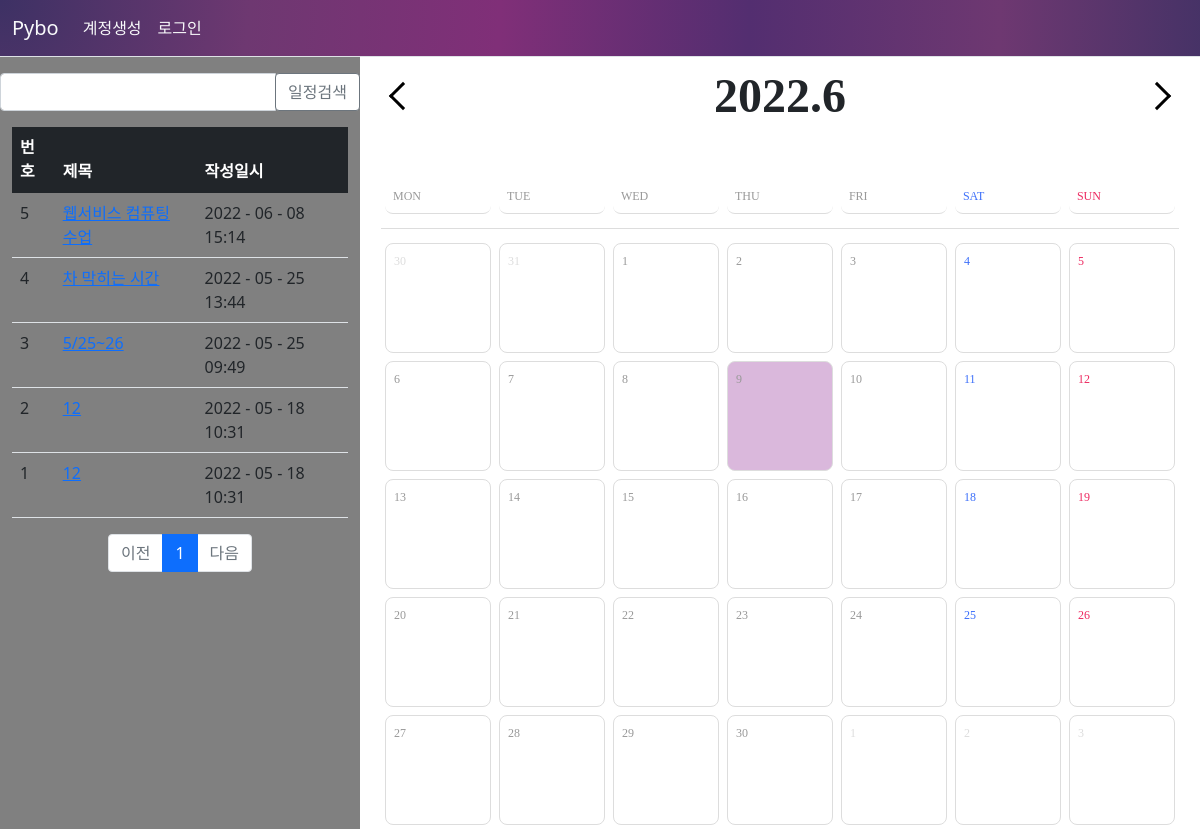
The app's page /schedule/list/, older data.
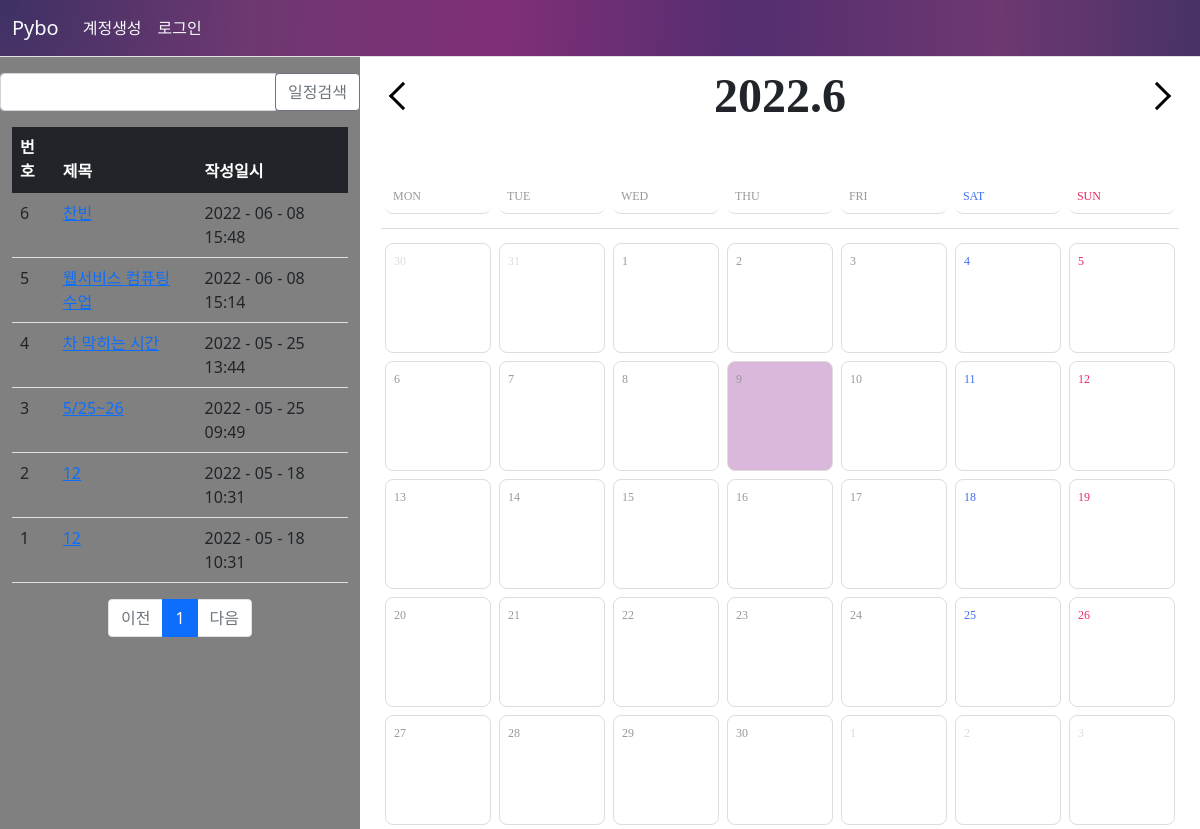
The same page, newer data.
### pybo/models.py (models this page shows)
class Schedule(db.Model):
    id = db.Column(db.Integer, primary_key=True)
    create_date = db.Column(db.DateTime(), nullable=False)
    creator_id = db.Column(db.Integer, db.ForeignKey('user.id', ondelete='CASCADE'), nullable=False)
    creator = db.relationship('User', backref=db.backref('schedule_set'))
    start_date = db.Column(db.DateTime(), nullable=False)
    end_date = db.Column(db.DateTime(), nullable=False)
    subject = db.Column(db.String(200), nullable=False)
    content = db.Column(db.Text(), nullable=False)

### pybo/views/schedule_views.py (the view, shortened to what this page needs)
@bp.route('/list/')
def _list():
    page = request.args.get('page', type=int, default=1)
    kw = request.args.get('kw', type=str, default='')
    schedule_list = Schedule.query.order_by(Schedule.create_date.desc())
    schedule_list = schedule_list.paginate(page, per_page=10)
    return render_template('schedule/schedule_list.html', schedule_list=schedule_list, page=page, kw=kw)

### pybo/filter.py (called while the page is built)
def format_datetime(value, fmt='%Y - %m - %d　%H:%M'):
    return value.strftime(fmt)

### pybo/views/auth_views.py (called while the page is built)
@bp.before_app_request
def load_logged_in_user():
    user_id = session.get('user_id')
    if user_id is None:
        g.user = None
    else:
        g.user = User.query.get(user_id)

### pybo/templates/schedule/schedule_list.html (shortened to what this page needs)
{% extends 'base.html' %}
{% block content %}
<link rel="stylesheet" href="{{ url_for('static', filename='calender.css') }}">
<div class="container2">
    <aside class="container2__sidebar">
        <div class="row justify-content-end my-3">
            <div class="col-4 input-group">
                <input type="text" class="form-control kw" value="{{ kw or '' }}">
                <div class="input-group-append">
                    <button class="btn btn-outline-secondary" type="button" id="btn_search" style="background-color:white">일정검색</button>
                </div>
            </div>
        </div>
        <div class="container my-3">
    <table class="table">
        <thead>
        <tr class="table-dark">
            <th>번호</th>
            <th>제목</th>
            <th>작성일시</th>
        </tr>
        </thead>
        <tbody>
        {% if schedule_list %}
        {% for schedule in schedule_list.items %}
        <tr>
            <td>{{ schedule_list.total - ((schedule_list.page-1) * schedule_list.per_page) - loop.index0 }}</td>
            <td>
                <a href="{{ url_for('schedule.detail', schedule_id=schedule.id) }}">{{ schedule.subject }}</a>
            </td>
            <td>{{ schedule.create_date|datetime }}</td>
        </tr>
        {% endfor %}
        {% else %}
        <tr>
            <td colspan="3">질문이 없습니다.</td>
        </tr>
        {% endif %}
        </tbody>
    </table>
    <ul class="pagination justify-content-center">
        {% if schedule_list.has_prev %}
        <li class="page-item">
            <a class="page-link" href="?page={{ schedule_list.prev_num }}">이전</a>
        </li>
        {% else %}
        <li class="page-item disabled">
            <a class="page-link" tabindex="-1" aria-disabled="true" href="javascript:void(0)">이전</a>
        </li>
        {% endif %}
        {% for page_num in schedule_list.iter_pages() %}
        {% if page_num %}
        {% if page_num != schedule_list.page %}
        <li class="page-item">
            <a class="page-link" href="?page={{ page_num }}">{{ page_num }}</a>
        </li>
        {% else %}
        <li class="page-item active" aria-current="page">
            <a class="page-link" href="javascript:void(0)">{{ page_num }}</a>
        </li>
        {% endif %}
        {% else %}
        <li class="disabled">
            <a class="page-link" href="javascript:void(0)">...</a>
        </li>
        {% endif %}
        {% endfor %}
        {% if schedule_list.has_next %}
        <li class="page-item">
            <a class="page-link" href="?page={{ schedule_list.next_num }}">다음</a>
        </li>
        {% else %}
        <li class="page-item disabled">
            <a class="page-link" tabindex="-1" aria-disabled="true" href="javascript:void(0)">다음</a>
        </li>
        {% endif %}
    </ul>
</div>
    </aside>
    <main class="container2__main">
        <div class="sec_cal">
          <div class="cal_nav">
            <a href="javascript:;" class="nav-btn go-prev">prev</a>
            <div class="year-month"></div>
            <a href="javascript:;" class="nav-btn go-next">next</a>
          </div>
          <div class="cal_wrap">
            <div class="days">
              <div class="day">MON</div>
              <div class="day">TUE</div>
              <div class="day">WED</div>
              <div class="day">THU</div>
              <div class="day">FRI</div>
              <div class="day">SAT</div>
              <div class="day">SUN</div>
            </div>
            <div class="dates"></div>
          </div>
        </div>
    </main>
</div>
{% endblock %}

### pybo/templates/base.html (shortened to what this page needs)
<!DOCTYPE html>
<html lang="ko">
<head>
    <link rel="stylesheet" href="{{ url_for('static', filename='bootstrap.min.css') }}">
    <link rel="stylesheet" href="{{ url_for('static', filename='style.css') }}">
</head>
<body>
    {% include "navbar.html" %}
    {% block content %}
    {% endblock %}
</body>
</html>

### pybo/templates/navbar.html (shortened to what this page needs)
    <nav class="navbar navbar-expand-lg navbar-light bg-light border-bottom grdnt">
        <div class="container-fluid">
            <a class="navbar-brand text-light" href="{{ url_for('main.index')}}">Pybo</a>
            <div class="collapse navbar-collapse" id="navbarSupportedContent">
                {% if g.user %}
                <ul class="navbar-nav">
                    <li class="nav-item">
                        <a class="nav-link text-light" href="{{  url_for('auth.logout') }}">{{ g.user.username }} (로그아웃)</a>
                    </li>
                    <li class="nav-item">
                        <a class="nav-link text-light" href="{{  url_for('schedule._list') }}">일정목록</a>
                    </li>
                    <li class="nav-item">
                        <a class="nav-link text-light" href="{{  url_for('schedule.create') }}">일정등록</a>
                    </li>
                </ul>
                {% else %}
                <ul class="navbar-nav me-auto mb-lg-0">
                    <li class="nav-item">
                        <a class="nav-link text-light" href="{{  url_for('auth.signup') }}">계정생성</a>
                    </li>
                    <li class="nav-item">
                        <a class="nav-link text-light" href="{{  url_for('auth.login') }}">로그인</a>
                    </li>
                </ul>
                {% endif %}
            </div>
        </div>
    </nav>

### pybo/static/calender.css (style rules this page uses)
.sec_cal { width: 95%; margin: 0 auto; font-family: "NotoSansR"; }
.sec_cal .cal_nav { display: flex; justify-content: center; align-items: center; font-weight: 700; font-size: 48px; line-height: 78px; }
.sec_cal .cal_nav .year-month { width: 300px; text-align: center; line-height: 1; width: 100%; }
.sec_cal .cal_nav .go-prev, .sec_cal .cal_nav .go-next { display: block; width: 50px; height: 78px; font-size: 0; display: flex; justify-content: center; align-items: center; }
.sec_cal .cal_nav .go-prev::before, .sec_cal .cal_nav .go-next::before { content: ""; display: block; width: 20px; height: 20px; border: 3px solid #000; border-width: 3px 3px 0 0; transition: border 0.1s; }
.sec_cal .cal_nav .go-prev::before { transform: rotate(-135deg); -webkit-transition-duration: 0.2s; transition-duration: 0.2s; }
.sec_cal .cal_nav .go-next::before { transform: rotate(45deg); -webkit-transition-duration: 0.2s; transition-duration: 0.2s; }
.sec_cal .cal_wrap { padding-top: 40px; position: relative; margin: 0 auto; }
.sec_cal .cal_wrap .days { display: flex; margin-bottom: 10px; padding-bottom: 10px; border-bottom: 1px solid #ddd; }
.sec_cal .cal_wrap::after { top: 368px; }
.sec_cal .cal_wrap .dates { display: flex; flex-flow: wrap; height: 100%; overflow: auto; -ms-overflow-style: none; scrollbar-width: none; }
.sec_cal .cal_wrap .day:nth-child(7n -1) { color: #3c6ffa; }
.sec_cal .cal_wrap .day:nth-child(7n) { color: #ed2a61; }
.days > .day { display:flex; justify-content: left; width: calc(93% / 7); text-align: left; color: #999; font-size: 12px; border-radius:8px; height: 35px; padding: 8px; margin: 0.5%; border-bottom: 1px solid #ddd; }
.container2 { display: flex; }
.container2__sidebar { width: 30%; background: gray; }
.container2__main { flex: 1; height: 100%; }

### pybo/templates/navbar.html (style rules this page uses)
.grdnt { background: radial-gradient( 1500px at 0% 0%, #3d3164, #6e3871, #802f78, #532e70, #6e3871, #3d3164, #532e70) }

Row changes from the older to the newer data that the page shows:
added Schedule: id "6", subject "찬빈", create_date "2022 - 06 - 08 15:48"
